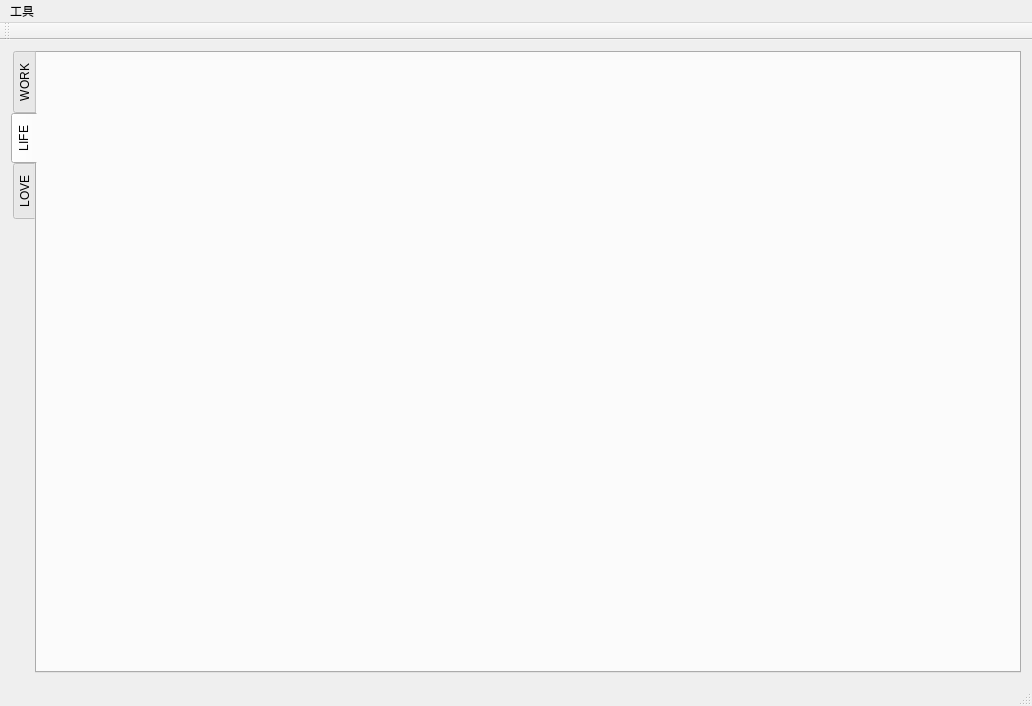
<?xml version="1.0" encoding="UTF-8"?>
<ui version="4.0">
 <class>MainWindow</class>
 <widget class="QMainWindow" name="MainWindow">
  <property name="geometry">
   <rect>
    <x>0</x>
    <y>0</y>
    <width>1032</width>
    <height>706</height>
   </rect>
  </property>
  <property name="windowTitle">
   <string>MainWindow</string>
  </property>
  <widget class="QWidget" name="centralWidget">
   <layout class="QGridLayout" name="gridLayout">
    <item row="0" column="0">
     <widget class="QTabWidget" name="tabWidget">
      <property name="layoutDirection">
       <enum>Qt::LeftToRight</enum>
      </property>
      <property name="tabPosition">
       <enum>QTabWidget::West</enum>
      </property>
      <property name="currentIndex">
       <number>1</number>
      </property>
      <widget class="QWidget" name="tab_work">
       <attribute name="title">
        <string>WORK</string>
       </attribute>
      </widget>
      <widget class="QWidget" name="tab_life">
       <attribute name="title">
        <string>LIFE</string>
       </attribute>
      </widget>
      <widget class="QWidget" name="tab_love">
       <attribute name="title">
        <string>LOVE</string>
       </attribute>
       <layout class="QGridLayout" name="gridLayout_2">
        <item row="0" column="0">
         <layout class="QHBoxLayout" name="horizontalLayout">
          <item>
           <widget class="QLabel" name="label_together">
            <property name="sizePolicy">
             <sizepolicy hsizetype="Fixed" vsizetype="Fixed">
              <horstretch>0</horstretch>
              <verstretch>0</verstretch>
             </sizepolicy>
            </property>
            <property name="sizeIncrement">
             <size>
              <width>400</width>
              <height>0</height>
             </size>
            </property>
            <property name="baseSize">
             <size>
              <width>1000</width>
              <height>0</height>
             </size>
            </property>
            <property name="text">
             <string/>
            </property>
           </widget>
          </item>
          <item>
           <spacer name="horizontalSpacer">
            <property name="orientation">
             <enum>Qt::Horizontal</enum>
            </property>
            <property name="sizeHint" stdset="0">
             <size>
              <width>40</width>
              <height>20</height>
             </size>
            </property>
           </spacer>
          </item>
          <item>
           <widget class="QLCDNumber" name="lcdNumber">
            <property name="sizePolicy">
             <sizepolicy hsizetype="Maximum" vsizetype="Minimum">
              <horstretch>0</horstretch>
              <verstretch>0</verstretch>
             </sizepolicy>
            </property>
            <property name="maximumSize">
             <size>
              <width>16777211</width>
              <height>16777215</height>
             </size>
            </property>
            <property name="font">
             <font>
              <family>Agency FB</family>
             </font>
            </property>
           </widget>
          </item>
          <item>
           <widget class="QPushButton" name="pushButton_agreement">
            <property name="sizePolicy">
             <sizepolicy hsizetype="Preferred" vsizetype="Preferred">
              <horstretch>0</horstretch>
              <verstretch>0</verstretch>
             </sizepolicy>
            </property>
            <property name="text">
             <string>Agreement</string>
            </property>
           </widget>
          </item>
         </layout>
        </item>
        <item row="1" column="0">
         <widget class="QTableView" name="tableView">
          <property name="maximumSize">
           <size>
            <width>16777215</width>
            <height>16777211</height>
           </size>
          </property>
         </widget>
        </item>
       </layout>
      </widget>
     </widget>
    </item>
   </layout>
  </widget>
  <widget class="QToolBar" name="mainToolBar">
   <attribute name="toolBarArea">
    <enum>TopToolBarArea</enum>
   </attribute>
   <attribute name="toolBarBreak">
    <bool>false</bool>
   </attribute>
  </widget>
  <widget class="QStatusBar" name="statusBar"/>
  <widget class="QMenuBar" name="menuBar">
   <property name="geometry">
    <rect>
     <x>0</x>
     <y>0</y>
     <width>1032</width>
     <height>26</height>
    </rect>
   </property>
   <widget class="QMenu" name="menu">
    <property name="title">
     <string>工具</string>
    </property>
    <addaction name="separator"/>
    <addaction name="separator"/>
    <addaction name="separator"/>
    <addaction name="separator"/>
    <addaction name="separator"/>
   </widget>
   <addaction name="menu"/>
  </widget>
  <action name="actionEdit">
   <property name="checkable">
    <bool>true</bool>
   </property>
   <property name="icon">
    <iconset resource="resource.qrc">
     <normaloff>:/config/icon.png</normaloff>:/config/icon.png</iconset>
   </property>
   <property name="text">
    <string>编辑</string>
   </property>
   <property name="toolTip">
    <string>编辑用户</string>
   </property>
  </action>
 </widget>
 <layoutdefault spacing="6" margin="11"/>
 <resources>
  <include location="resource.qrc"/>
 </resources>
 <connections/>
</ui>
